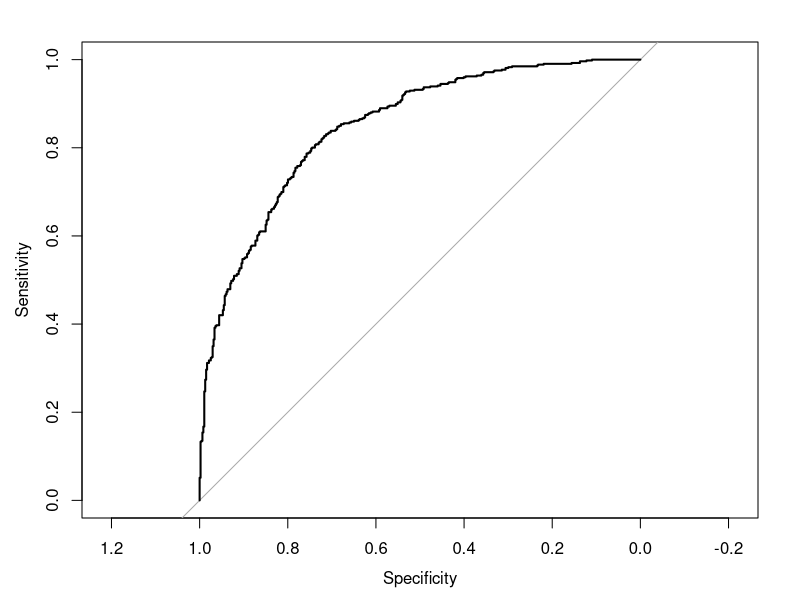
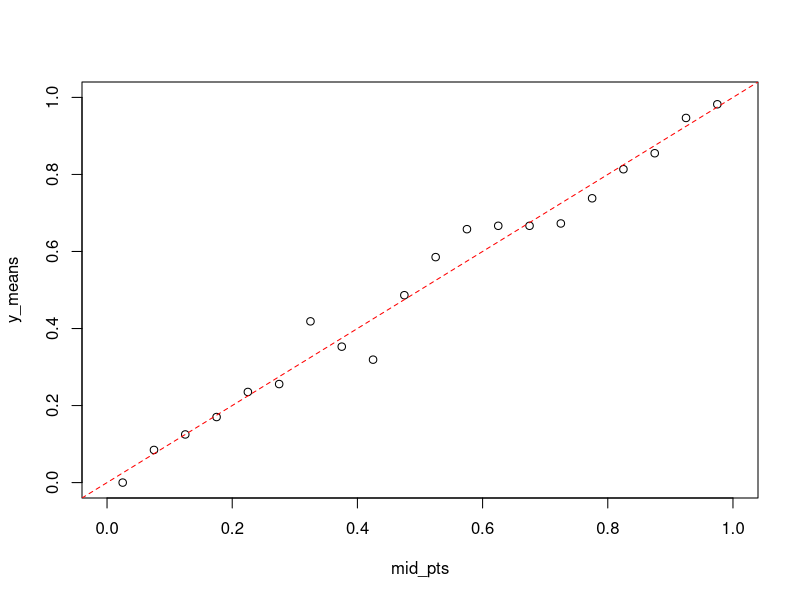
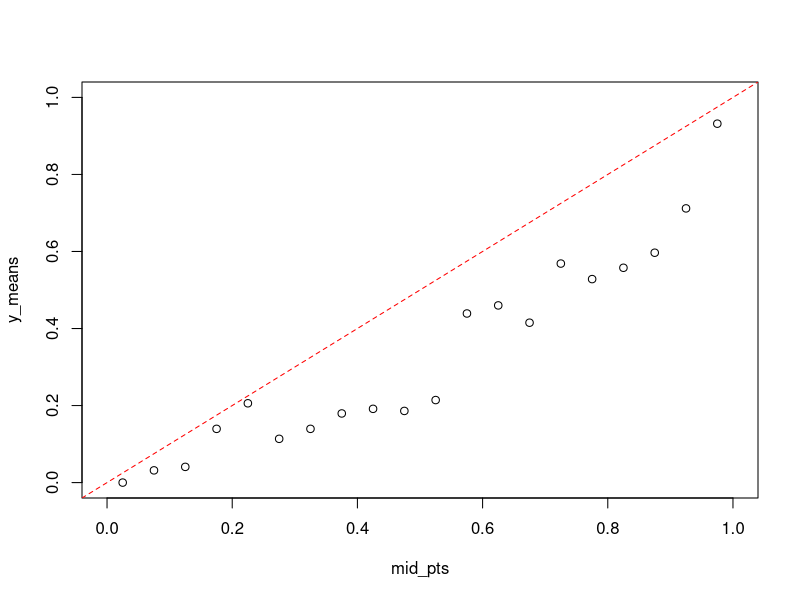

Recreate these plots in R, in order.
## ---- chunk 1

library(pROC)


logistic <- function(x) 1 / (1 + exp(-x)) # logistic function for converting log odds to probabilities


calibrate_plot <- function(y, y_hat,  bin_width) {
  
    bin_cuts <- seq.int(0,1, bin_width) # cutoff points for bins
    mid_pts <- ((bin_cuts + (bin_cuts  +bin_width)) / 2)[-length(bin_cuts)] #mid pt formula (drop last one )

    grp_mids <- cut(y_hat, bin_cuts) # group the predictions into bins for x-axis
    y_means <-  tapply(y, grp_mids, mean) # calculate the mean of each bin on the response variable for y -axi

    plot(mid_pts,  y_means, xlim = c(0,1), ylim = c(0,1)) #plot y_means over mid points
    abline(0, 1, lty = 'dashed', col = 'red') # add 45 degree line for reference
}


n <- 1e3 # Set sample size

## ---- chunk 2

# Generate Data
x1 <- rnorm(n) # predictor variable
x2 <- rnorm(n)  # predictor variable
logit_y <- 2*x1 + x2  +  rnorm(n) # log odds of outcome

## ---- chunk 3
pr_y <- logistic(logit_y) #probability of outcome
y <- rbinom(n, 1, pr_y) # actual outcome
dta <- data.frame(y, x1, x2) # store as dta frame
## ---- chunk 4
# Build and Evaulate Model
mod0 <- glm(y~ x1 + x2, dta, family = "binomial") # fit model
dta$y_hat <- predict(mod0, type = 'response') # predict probabilities given predictors
## ---- chunk 5
roc0 <- roc(dta, "y", "y_hat") # create roc object

plot(roc0)
## ---- chunk 6
auc(roc0) # calculate AUC

## ---- chunk 7

# Generate data for new time frame with slightly different timeframe
x1<- rnorm(n)
x2<- rnorm(n)
logit_y <- -1 + 1.8*x1+ 0.8*x2 + rnorm(n)
pr_y <- logistic(logit_y)
y <- rbinom(n, 1 , pr_y)
dta1 <- data.frame(y,  x1, x2)


# Make predictions based on original model 
dta1$y_hat <- predict( mod0, newdata =dta1, type = 'response')

# Calculate AUC
roc1 <- roc(dta1, 'y', 'y_hat') 
auc(roc1)

## ---- chunk 8

calibrate_plot(dta$y, dta$y_hat, 0.05)

## ---- chunk 9
calibrate_plot(dta1$y, dta1$y_hat, 0.05)

## ---- chunk 10

mean(dta1[dta1$y_hat > .9 , ]$y)



mean(dta[dta$y_hat > .9 , ]$y)


